Frame 1 (no input): blank canvas, image omitted
Frame 60 (the mouse pressed at the canvas centre just before this capture): blank canvas, image omitted
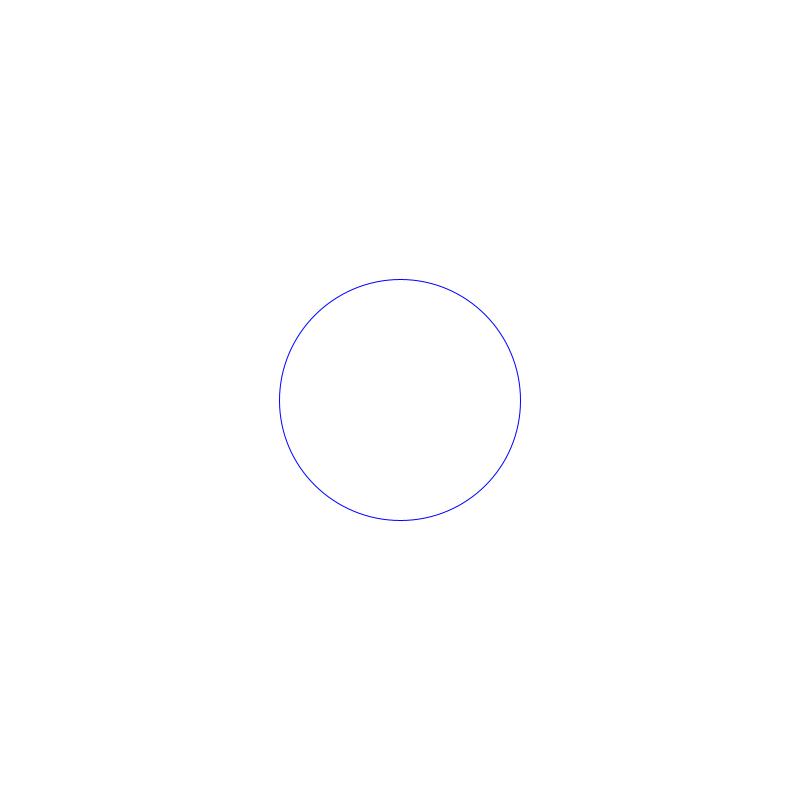
Frame 120 (the mouse held since frame 60 and released just before this capture)

The Processing sketch whose frames 1 and 60 were blank and that drew this single picture after the mouse press (run headless with seeded random() and noise(); from frame 60 on, the mouse is pressed at the canvas centre):

// Processing sketch: sketch_07_006
// ── sketch_07_006.pde
int NUM = 100; // 描画する円の数を宣言して初期化
float[] x = new float[NUM]; // x座標の配列宣言
float[] y = new float[NUM]; // y座標の配列宣言
float[] ringSize = new float[NUM]; // righSizeの配列宣言
int clickNum = 0; // クリック数を管理する変数の宣言と初期化

void setup() {
  size(800, 800); // キャンバスサイズを(600,600)に設定
  frameRate(60); // フレームレートを60に設定
  noFill(); // 塗りつぶしをしない設定
  smooth(); // 円を滑らかに描画する設定
  stroke(0, 0, 255); // 枠線の色を設定
  for (int i = 0; i < NUM; i++) { // 種々の配列を初期化
    x[i] = 0;
    y[i] = 0;
    ringSize[i] = 0;
  }
}

void draw() {
  background(255); // 背景色を白に設定
  // for文をNUM回繰り返す
  for (int i = 0; i < NUM; i++) {
    // ringSizeのi番目の値が0より大きい場合
    if (ringSize[i] > 0) {
      ringSize[i] += 4; // ringSizeに4を足す
    }
    // 円の描画
    ellipse(x[i], y[i], ringSize[i], ringSize[i]);
  }
}

void mousePressed() { // マウスが押されたら実行
  // ringSize配列のclickNum番目に1を代入
  ringSize[clickNum] = 1;
  x[clickNum] = mouseX; // x配列のclickNum番目にmouseX代入
  y[clickNum] = mouseY; // y配列のclickNum番目にmouseY代入

  clickNum++; // clickNumに1つ足す
  if (clickNum >= NUM) { // clickNumがNUM以上の場合
    clickNum = 0; // clickNumを0にする
  }
}
